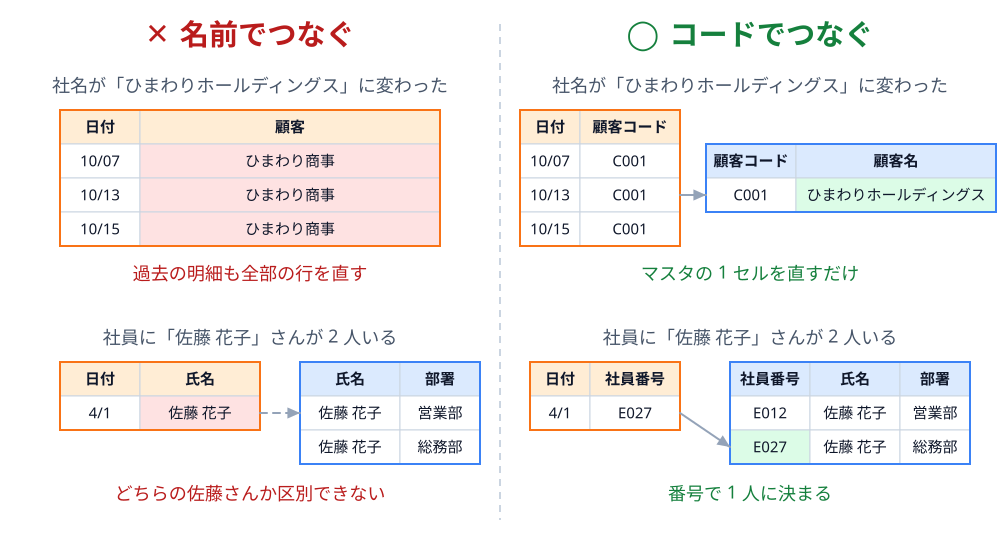

Generate this figure with Python:
"""6-2: 名前でつなぐと、社名の変更で全部の行を直し、同姓同名を区別できない。コードなら 1 セルで済み、区別もできる（BALANCE）。"""
import sys
sys.path.insert(0, "/Users/seekseep/.claude/skills/genfig")
sys.path.insert(0, "../../../../tools")
from genfig import Canvas
from figtable import table

c = Canvas(1000, 540)
h = 34
RED, GREEN = "#b91c1c", "#15803d"
c.text(250, 44, "✕ 名前でつなぐ", scale="heading", fill=RED)
c.text(750, 44, "◯ コードでつなぐ", scale="heading", fill=GREEN)
c.raw('<line x1="500" y1="24" x2="500" y2="520" stroke="#cbd5e1" stroke-width="2" stroke-dasharray="7 6"/>')

# 上段: 社名が変わったとき
c.text(250, 92, "社名が「ひまわりホールディングス」に変わった", scale="caption")
table(c, 60, 110, [
    ["日付", "顧客"],
    ["10/07", "ひまわり商事"],
    ["10/13", "ひまわり商事"],
    ["10/15", "ひまわり商事"],
], [80, 300], color="orange", h=h, scale="body", fills={(r, 1): "red" for r in (1, 2, 3)})
c.text(250, 280, "過去の明細も全部の行を直す", scale="caption", fill=RED)

c.text(750, 92, "社名が「ひまわりホールディングス」に変わった", scale="caption")
table(c, 520, 110, [
    ["日付", "顧客コード"],
    ["10/07", "C001"],
    ["10/13", "C001"],
    ["10/15", "C001"],
], [60, 100], color="orange", h=h, scale="body")
table(c, 706, 144, [
    ["顧客コード", "顧客名"],
    ["C001", "ひまわりホールディングス"],
], [90, 200], color="blue", h=h, scale="body", fills={(1, 1): "green"})
c.link((680, 110 + h * 2.5), (706, 144 + h * 1.5), primary=False)
c.text(750, 280, "マスタの 1 セルを直すだけ", scale="caption", fill=GREEN)

# 下段: 同じ名前が 2 人
c.text(250, 344, "社員に「佐藤 花子」さんが 2 人いる", scale="caption")
table(c, 60, 362, [
    ["日付", "氏名"],
    ["4/1", "佐藤 花子"],
], [80, 120], color="orange", h=h, scale="body", fills={(1, 1): "red"})
table(c, 300, 362, [
    ["氏名", "部署"],
    ["佐藤 花子", "営業部"],
    ["佐藤 花子", "総務部"],
], [100, 80], color="blue", h=h, scale="body")
c.link((260, 362 + h * 1.5), (300, 362 + h * 1.5), primary=False, dash="dashed")
c.text(250, 500, "どちらの佐藤さんか区別できない", scale="caption", fill=RED)

c.text(750, 344, "社員に「佐藤 花子」さんが 2 人いる", scale="caption")
table(c, 530, 362, [
    ["日付", "社員番号"],
    ["4/1", "E027"],
], [60, 90], color="orange", h=h, scale="body")
table(c, 730, 362, [
    ["社員番号", "氏名", "部署"],
    ["E012", "佐藤 花子", "営業部"],
    ["E027", "佐藤 花子", "総務部"],
], [80, 90, 70], color="blue", h=h, scale="body", fills={(2, 0): "green"})
c.link((680, 362 + h * 1.5), (730, 362 + h * 2.5), primary=False)
c.text(750, 500, "番号で 1 人に決まる", scale="caption", fill=GREEN)
c.save("05-name-vs-code.svg")
